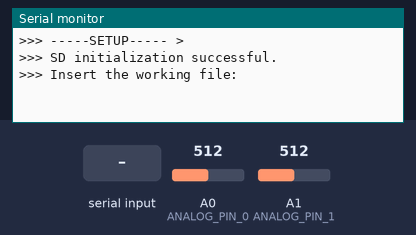
Simulated run of this sketch. Board: Arduino Uno, built with avr-gcc and run on an emulated ATmega328P. On the bench: the last lines printed to the serial monitor. The test bench sets the inputs (shaded band); at power-on: A0 (ANALOG_PIN_0) = 512, A1 (ANALOG_PIN_1) = 512. Storage starts empty.

Above: at 1.2 s.
1.3 s: "A\n" received over Serial
At 2.5 s:
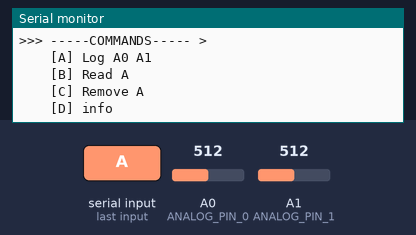
2.8 s: "B\n" received over Serial
4.3 s: "C\n" received over Serial
5.8 s: "D\n" received over Serial
7.3 s: "1\n" received over Serial
8.8 s: "A\n" received over Serial
At 9.4 s:
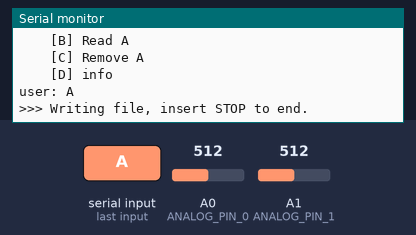

Measured:
- after the input at 1.3 s, the serial monitor: prints a new line at once (image 1)
- after the input at 8.8 s, the serial monitor: prints a new line at once (image 2)

The sketch:

Programmable_storage_system.ino
```cpp
//Done by AleScipioni with ARDUINO UNO R4//
#include <SPI.h>
#include <SD.h>
#define ANALOG_PIN_0 A0
#define ANALOG_PIN_1 A1

String filename = "";
const int chipSelect = 6;

void setup() {
  Serial.begin(1000000);
  while (!Serial);

  Serial.println(F(">>> -----SETUP----- >"));
  if (!SD.begin(chipSelect)) {
    Serial.println(F(">>> SD initialization error. Press reset button."));
    while (true);
  }
  Serial.println(F(">>> SD initialization successful."));
  Serial.println(F(">>> Insert the working file: "));
}

void readFile(String &filename) {
  File dataFile = SD.open(filename, FILE_READ);
  if (dataFile) {
    Serial.println(F("Reading file:"));
    String stringSamples = "";
    while (dataFile.available()) {
      stringSamples = dataFile.readStringUntil('\n');
      Serial.println(stringSamples);
    }
    dataFile.close();
  } else {
    Serial.println(F("Error opening file."));
  }
}

void writeFile(String &filename) {
  //analog_reading
  const int sampleSize = 50;
  float samples[sampleSize];
  analogReading(samples, sampleSize);

  //file_writing
  File dataFile = SD.open(filename, FILE_WRITE);
  if (dataFile) {
    dataFile.print(millis());
    dataFile.print(",");
    dataFile.print(samples[0]);
    dataFile.print(",");
    dataFile.println(samples[1]);
    dataFile.close();
  }
  else {
    Serial.println(F(">>> Error writing file."));
  }
}

void analogReading(float* samples, const int sampleSize) {
  //analog_reading-conversion-filter
  float outSamples[2];

  //ANALOG_PIN_0
  for (int i = 0; i < sampleSize; i++) {
    samples[i] = analogRead(ANALOG_PIN_0) * (5.0 / 16383.0);
    delay(1);
  }

  for (int i = 0; i < sampleSize - 1; i++) {
    for (int j = 0; j < sampleSize - i - 1; j++) {
      if (samples[j] > samples[j + 1]) {
        float temp = samples[j];
        samples[j] = samples[j + 1];
        samples[j + 1] = temp;
      }
    }
  }
  outSamples[0] = samples[sampleSize/2];

  //ANALOG_PIN_1
  for (int i = 0; i < sampleSize; i++) {
    samples[i] = analogRead(ANALOG_PIN_1) * (5.0 / 16383.0);
    delay(1);
  }

  for (int i = 0; i < sampleSize - 1; i++) {
    for (int j = 0; j < sampleSize - i - 1; j++) {
      if (samples[j] > samples[j + 1]) {
        float temp = samples[j];
        samples[j] = samples[j + 1];
        samples[j + 1] = temp;
      }
    }
  }
  outSamples[1] = samples[sampleSize/2];

  samples[0] = outSamples[0];
  samples[1] = outSamples[1];
}

void readCommand(String &command) {
  command = "";
  if (Serial.available() > 0) {
    command = Serial.readStringUntil('\n');
    command.trim();
  }
}

void menu(String &command, String &filename){
  showMenu(filename);
  while (command == "") {
    readCommand(command);
  }
  Serial.println(String(F("user: ")) + command);
  if (command == "A") {
    Serial.println(F(">>> Writing file, insert STOP to end."));
    while(command != "STOP"){
      readCommand(command);
      writeFile(filename);
    }
    Serial.println(String(F("user: ")) + command);
    Serial.println(F(">>> Writing successful."));
  }
  else if (command == "B") {
    readFile(filename);
  }
  else if (command == "C") {
    if (SD.remove(filename)) {
      Serial.println(F(">>> Removal successful."));
    } else {
      Serial.println(F(">>> Removal error."));
    }
  }
  else if (command == "D") {
    showInfo();
  }
  else {
    Serial.println(F(">>> Invalid command."));
  }
}

void loop() {
  while(filename == ""){
    readCommand(filename);
  }
  String command = "";
  menu(command, filename);
}

void showMenu(String &filename) {
  Serial.println(F(""));
  Serial.println(F(">>> -----COMMANDS----- >"));
  Serial.println(F("    [A] Log A0 A1"));
  Serial.println(String(F("    [B] Read ")) + filename);
  Serial.println(String(F("    [C] Remove ")) + filename);
  Serial.println(F("    [D] info"));
}

void showInfo(){
  Serial.println(F(">>>-----------> Programmable storage system >>>-----------> PSS"));
  Serial.println(F("SETUP -> Insert working file, automatic reading of pins A0 A1"));
  Serial.println(F("COMMANDS -> A start writing to the working file from pins A0 A1"));
  Serial.println(F("            B read the working file"));
  Serial.println(F("            C remove the working file"));
  Serial.println(F("            D help"));
}
```
